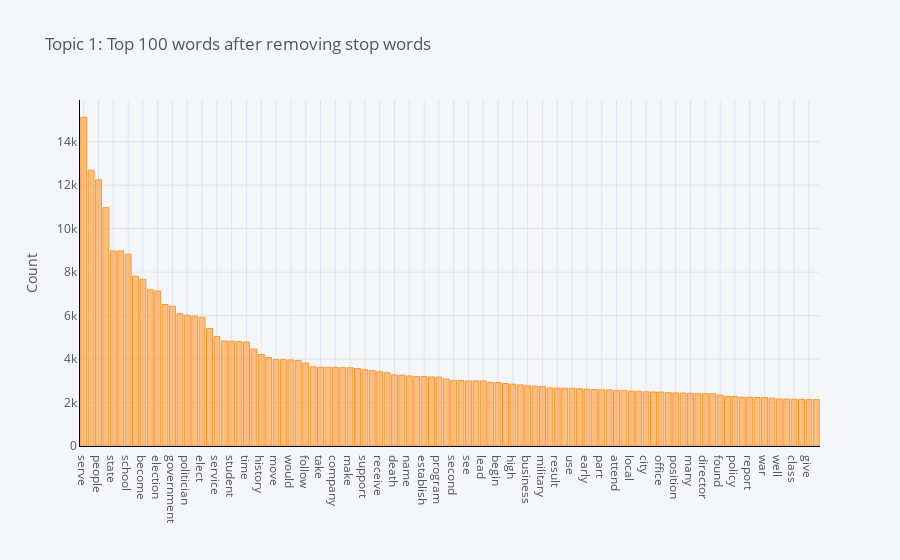

Notebook cell for this chart:
### Code cell
plot_model(model=lda, plot = 'frequency', topic_num= "Topic 1")

### Figure 1 — Plotly figure (JSON) as saved in the notebook; plotly's stock layout.template omitted (floating-point values rounded to 4 significant figures)
{"data": [{"marker": {"color": "rgba(255, 153, 51, 0.6)", "line": {"color": "rgba(255, 153, 51, 1.0)", "width": 1}}, "name": "count", "orientation": "v", "text": "", "type": "bar", "x": ["serve", "member", "people", "year", "state", "bear", "school", "work", "become", "first", "election", "woman", "government", "include", "politician", "die", "elect", "american", "service", "law", "student", "later", "time", "appoint", "history", "hold", "move", "study", "would", "new", "follow", "political", "take", "public", "company", "education", "make", "child", "support", "former", "receive", "district", "death", "research", "name", "party", "establish", "family", "program", "award", "second", "candidate", "see", "order", "lead", "college", "begin", "term", "high", "group", "business", "vote", "military", "career", "result", "graduate", "use", "return", "early", "national", "part", "country", "attend", "publish", "local", "base", "city", "provide", "office", "officer", "position", "university", "many", "united_states_house_representative", "director", "join", "found", "list", "policy", "issue", "report", "leader", "war", "several", "well", "faculty", "class", "day", "give", "general"], "y": [15125, 12691, 12245, 10971, 8978, 8978, 8825, 7812, 7670, 7189, 7138, 6511, 6430, 6093, 6016, 5978, 5924, 5405, 5033, 4834, 4826, 4800, 4785, 4463, 4211, 4068, 3975, 3973, 3963, 3935, 3819, 3644, 3633, 3622, 3620, 3606, 3600, 3560, 3507, 3466, 3414, 3371, 3273, 3259, 3222, 3195, 3192, 3179, 3170, 3083, 3017, 3008, 2998, 2997, 2995, 2930, 2921, 2876, 2845, 2814, 2771, 2757, 2740, 2671, 2663, 2661, 2660, 2635, 2613, 2595, 2586, 2585, 2557, 2550, 2524, 2517, 2494, 2485, 2484, 2450, 2444, 2433, 2425, 2411, 2408, 2408, 2345, 2282, 2274, 2243, 2241, 2232, 2227, 2201, 2165, 2163, 2157, 2146, 2137, 2136]}], "layout": {"legend": {"bgcolor": "#F5F6F9", "font": {"color": "#4D5663"}}, "paper_bgcolor": "#F5F6F9", "plot_bgcolor": "#F5F6F9", "title": {"font": {"color": "#4D5663"}, "text": "Topic 1: Top 100 words after removing stop words"}, "xaxis": {"gridcolor": "#E1E5ED", "linecolor": "black", "showgrid": true, "tickfont": {"color": "#4D5663"}, "title": {"font": {"color": "#4D5663"}, "text": ""}, "zerolinecolor": "#E1E5ED"}, "yaxis": {"gridcolor": "#E1E5ED", "linecolor": "black", "showgrid": true, "tickfont": {"color": "#4D5663"}, "title": {"font": {"color": "#4D5663"}, "text": "Count"}, "zerolinecolor": "#E1E5ED"}}}
